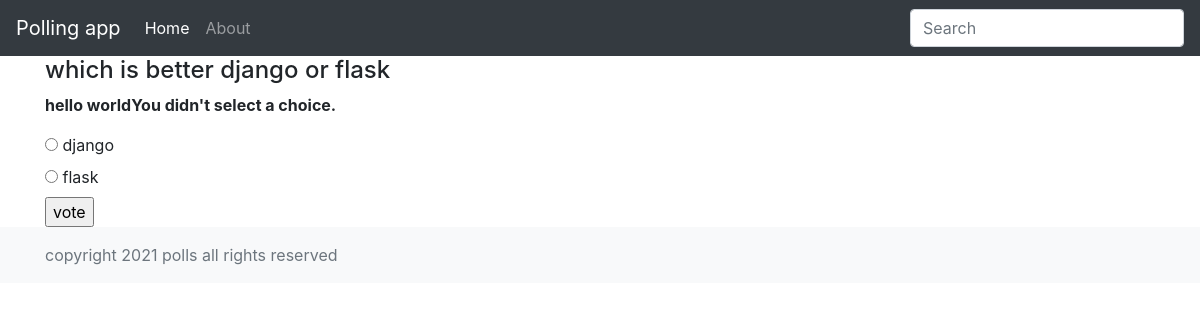
/polls/2/vote/, run on the app's committed database.
### polls/models.py (models this page shows, shortened)
class Question(models.Model):
	question_text = models.CharField(max_length = 200)
	pub_date = models.DateTimeField('date published')
	def was_published_recently(self):
		now = timezone.now()
		return now - datetime.timedelta(days = 1) <= self.pub_date <= now
	was_published_recently.admin_order_field = 'pub_date'
	was_published_recently.boolean = True
	was_published_recently.short_description = 'published recently?'

class Choice(models.Model):
	question = models.ForeignKey(Question, on_delete=models.CASCADE)
	choice_text = models.CharField(max_length = 200)
	votes = models.IntegerField(default = 0)

### polls/views.py (the view)
# urls.py: path('<int:question_id>/vote/', views.vote, name = 'vote'),
def vote(request, question_id):
	question = get_object_or_404(Question, pk = question_id)
	try:
		select_choice = question.choice_set.get(pk = request.POST['choice'])
	except(KeyError, Choice.DoesNotExist):
		return render(request, 'polls/detail.html', {
			'question' : question,
			'error_message' : "You didn't select a choice.",
		})
	else:
		select_choice.votes += 1
		select_choice.save()
		return HttpResponseRedirect(reverse('polls:results', args = (question.id,)))

### polls/templates/polls/detail.html (shortened to what this page needs)
{% extends "polls/extends/main.html" %}
{% block content %}
	<h4>{{ question.question_text }}</h4>
	{% if error_message %}<p><strong>hello world{{ error_message }}</strong></p>{% endif %}
	<form action="{% url 'polls:vote' question.id %}" method="post">
		{% for choice in question.choice_set.all %}
			<input type="radio" name="choice" id="choice{{ forloop.counter }}" value="{{ choice.id }}">
			<label for="choice{{ forloop.counter }}">{{ choice.choice_text }}</label><br>
		{% endfor %}
		<input type="submit" value="vote">
	</form>
{% endblock %}

### data on the page
Question: question_text "which is better django or flask"
Choice: choice_text "django"
Choice: choice_text "flask"

### other printed values
{{ error_message }} "You didn't select a choice."
